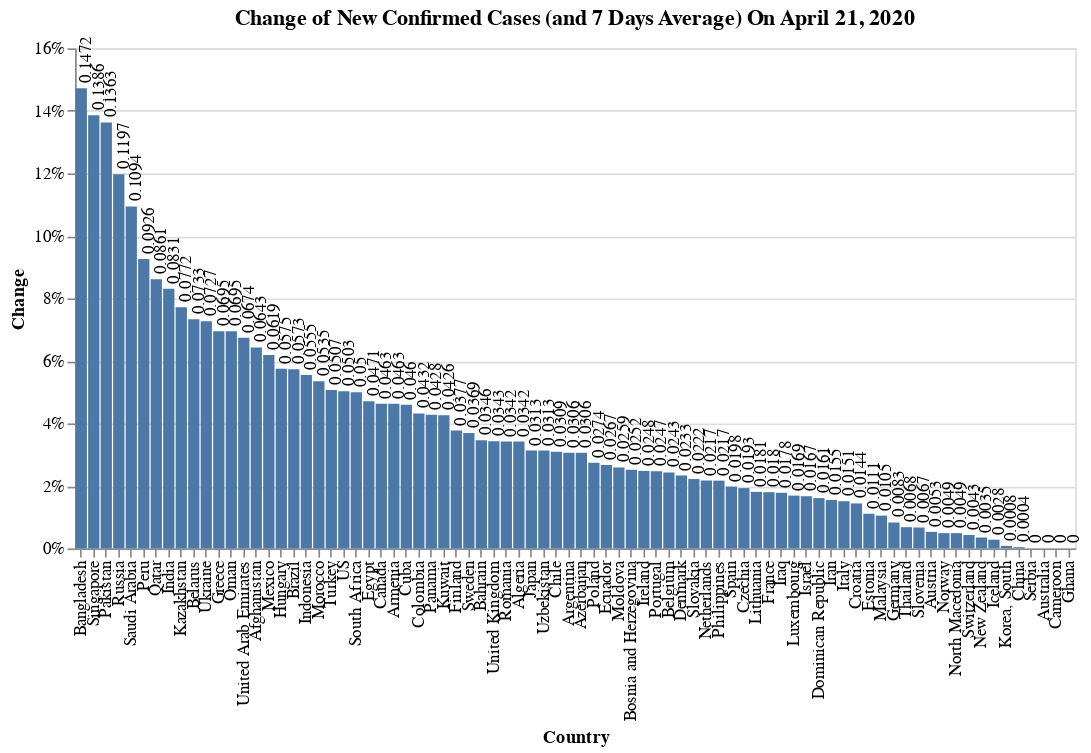

Notebook code cell kept with this figure:
### Code cell
#hide_input
_data = df_summary_confirmed[df_summary_confirmed['Total'] > 1000].reset_index()

_new_bar = alt.Chart().mark_bar().encode(
    alt.X('Country:N', sort='-y'),
    alt.Y('Change:Q', axis=alt.Axis(format='%')),
    tooltip = list(df_summary_confirmed)
)

_mean_bar = alt.Chart().mark_tick(color='red').encode(
    alt.X('Country:N'),# axis=alt.Axis(labels=False, ticks=False)),
    alt.Y('Change_Mean_7D:Q',axis=alt.Axis(format='%')),
    tooltip = list(df_summary_confirmed)
)

_new_text = _new_bar.mark_text(
    size=10,
    angle=270,
    align='left',
    baseline='middle', 
    dy=3,
    dx=3  # Nudges text to right so it doesn't appear on top of the bar
).encode(
    text='Change:Q'
)

alt.layer(_new_bar + _new_text, data=_data).properties(
  title = f'Change of New Confirmed Cases (and 7 Days Average) On {s_date_latest}',
  width= 600
)#.resolve_scale(x='independent')

#alt.layer(_mean_bar, data=_data)

### Figure 1 — Vega-Lite specification as saved in the notebook (floating-point values rounded to 4 significant figures)
{"config": {"view": {"continuousWidth": 400, "continuousHeight": 300}}, "layer": [{"layer": [{"mark": "bar", "encoding": {"tooltip": [{"type": "quantitative", "field": "Total"}, {"type": "quantitative", "field": "New"}, {"type": "quantitative", "field": "New_Mean_7D"}, {"type": "quantitative", "field": "Change"}, {"type": "quantitative", "field": "Change_Mean_7D"}, {"type": "quantitative", "field": "Trending"}, {"type": "quantitative", "field": "Weight"}], "x": {"type": "nominal", "field": "Country", "sort": "-y"}, "y": {"type": "quantitative", "axis": {"format": "%"}, "field": "Change"}}}, {"mark": {"type": "text", "align": "left", "angle": 270, "baseline": "middle", "dx": 3, "dy": 3, "size": 10}, "encoding": {"text": {"type": "quantitative", "field": "Change"}, "tooltip": [{"type": "quantitative", "field": "Total"}, {"type": "quantitative", "field": "New"}, {"type": "quantitative", "field": "New_Mean_7D"}, {"type": "quantitative", "field": "Change"}, {"type": "quantitative", "field": "Change_Mean_7D"}, {"type": "quantitative", "field": "Trending"}, {"type": "quantitative", "field": "Weight"}], "x": {"type": "nominal", "field": "Country", "sort": "-y"}, "y": {"type": "quantitative", "axis": {"format": "%"}, "field": "Change"}}}]}], "data": {"name": "data-51890493ff992044b55e005a24216103"}, "title": "Change of New Confirmed Cases (and 7 Days Average) On April 21, 2020", "width": 600, "$schema": "https://vega.github.io/schema/vega-lite/v4.8.1.json", "datasets": {"data-51890493ff992044b55e005a24216103": [{"Country": "US", "Total": 823786, "New": 39460.0, "New_Mean_7D": 30870.0, "Change": 0.0503, "Change_Mean_7D": 0.0444, "Trending": 0.0059, "Weight": 0.4444}, {"Country": "Russia", "Total": 52763, "New": 5642.0, "New_Mean_7D": 4523.0, "Change": 0.1197, "Change_Mean_7D": 0.1401, "Trending": -0.0203, "Weight": 0.0635}, {"Country": "Turkey", "Total": 95591, "New": 4611.0, "New_Mean_7D": 4354.0, "Change": 0.0507, "Change_Mean_7D": 0.0564, "Trending": -0.0057, "Weight": 0.0519}, {"Country": "United Kingdom", "Total": 130172, "New": 4316.0, "New_Mean_7D": 5047.0, "Change": 0.0343, "Change_Mean_7D": 0.0463, "Trending": -0.012, "Weight": 0.0486}, {"Country": "Spain", "Total": 204178, "New": 3968.0, "New_Mean_7D": 4520.0, "Change": 0.0198, "Change_Mean_7D": 0.0244, "Trending": -0.0046, "Weight": 0.0447}, {"Country": "France", "Total": 159297, "New": 2817.0, "New_Mean_7D": 3991.0, "Change": 0.018, "Change_Mean_7D": 0.0283, "Trending": -0.0103, "Weight": 0.0317}, {"Country": "Italy", "Total": 183957, "New": 2729.0, "New_Mean_7D": 3067.0, "Change": 0.0151, "Change_Mean_7D": 0.0179, "Trending": -0.0028, "Weight": 0.0307}, {"Country": "Brazil", "Total": 43079, "New": 2336.0, "New_Mean_7D": 2545.0, "Change": 0.0573, "Change_Mean_7D": 0.0795, "Trending": -0.0222, "Weight": 0.0263}, {"Country": "Canada", "Total": 39401, "New": 1744.0, "New_Mean_7D": 1767.0, "Change": 0.0463, "Change_Mean_7D": 0.0554, "Trending": -0.0091, "Weight": 0.0196}, {"Country": "India", "Total": 20080, "New": 1541.0, "New_Mean_7D": 1228.0, "Change": 0.0831, "Change_Mean_7D": 0.0832, "Trending": -0.0001, "Weight": 0.0174}, {"Country": "Peru", "Total": 17837, "New": 1512.0, "New_Mean_7D": 1076.0, "Change": 0.0926, "Change_Mean_7D": 0.0817, "Trending": 0.0109, "Weight": 0.017}, {"Country": "Iran", "Total": 84802, "New": 1297.0, "New_Mean_7D": 1418.0, "Change": 0.0155, "Change_Mean_7D": 0.0179, "Trending": -0.0024, "Weight": 0.0146}, {"Country": "Germany", "Total": 148291, "New": 1226.0, "New_Mean_7D": 2419.0, "Change": 0.0083, "Change_Mean_7D": 0.0175, "Trending": -0.0092, "Weight": 0.0138}, {"Country": "Saudi Arabia", "Total": 11631, "New": 1147.0, "New_Mean_7D": 895.0, "Change": 0.1094, "Change_Mean_7D": 0.117, "Trending": -0.0076, "Weight": 0.0129}, {"Country": "Pakistan", "Total": 9565, "New": 1147.0, "New_Mean_7D": 533.0, "Change": 0.1363, "Change_Mean_7D": 0.074, "Trending": 0.0623, "Weight": 0.0129}, {"Country": "Singapore", "Total": 9125, "New": 1111.0, "New_Mean_7D": 839.0, "Change": 0.1386, "Change_Mean_7D": 0.1594, "Trending": -0.0208, "Weight": 0.0125}, {"Country": "Belgium", "Total": 40956, "New": 973.0, "New_Mean_7D": 1405.0, "Change": 0.0243, "Change_Mean_7D": 0.0401, "Trending": -0.0158, "Weight": 0.011}, {"Country": "Netherlands", "Total": 34317, "New": 729.0, "New_Mean_7D": 962.0, "Change": 0.0217, "Change_Mean_7D": 0.0317, "Trending": -0.01, "Weight": 0.0082}, {"Country": "Sweden", "Total": 15322, "New": 545.0, "New_Mean_7D": 554.0, "Change": 0.0369, "Change_Mean_7D": 0.0426, "Trending": -0.0057, "Weight": 0.0061}, {"Country": "Qatar", "Total": 6533, "New": 518.0, "New_Mean_7D": 444.0, "Change": 0.0861, "Change_Mean_7D": 0.0967, "Trending": -0.0106, "Weight": 0.0058}, {"Country": "Portugal", "Total": 21379, "New": 516.0, "New_Mean_7D": 562.0, "Change": 0.0247, "Change_Mean_7D": 0.0295, "Trending": -0.0048, "Weight": 0.0058}, {"Country": "Mexico", "Total": 8772, "New": 511.0, "New_Mean_7D": 537.0, "Change": 0.0619, "Change_Mean_7D": 0.0833, "Trending": -0.0214, "Weight": 0.0058}, {"Country": "United Arab Emirates", "Total": 7755, "New": 490.0, "New_Mean_7D": 403.0, "Change": 0.0674, "Change_Mean_7D": 0.0671, "Trending": 0.0003, "Weight": 0.0055}, {"Country": "Belarus", "Total": 6723, "New": 459.0, "New_Mean_7D": 492.0, "Change": 0.0733, "Change_Mean_7D": 0.1121, "Trending": -0.0388, "Weight": 0.0052}, {"Country": "Bangladesh", "Total": 3382, "New": 434.0, "New_Mean_7D": 339.0, "Change": 0.1472, "Change_Mean_7D": 0.1889, "Trending": -0.0417, "Weight": 0.0049}, {"Country": "Ukraine", "Total": 6125, "New": 415.0, "New_Mean_7D": 393.0, "Change": 0.0727, "Change_Mean_7D": 0.0893, "Trending": -0.0166, "Weight": 0.0047}, {"Country": "Ireland", "Total": 16040, "New": 388.0, "New_Mean_7D": 652.0, "Change": 0.0248, "Change_Mean_7D": 0.0492, "Trending": -0.0244, "Weight": 0.0044}, {"Country": "Indonesia", "Total": 7135, "New": 375.0, "New_Mean_7D": 328.0, "Change": 0.0555, "Change_Mean_7D": 0.0571, "Trending": -0.0017, "Weight": 0.0042}, {"Country": "Japan", "Total": 11135, "New": 338.0, "New_Mean_7D": 499.0, "Change": 0.0313, "Change_Mean_7D": 0.0559, "Trending": -0.0246, "Weight": 0.0038}, {"Country": "Chile", "Total": 10832, "New": 325.0, "New_Mean_7D": 416.0, "Change": 0.0309, "Change_Mean_7D": 0.0459, "Trending": -0.0149, "Weight": 0.0037}, {"Country": "Romania", "Total": 9242, "New": 306.0, "New_Mean_7D": 338.0, "Change": 0.0342, "Change_Mean_7D": 0.0432, "Trending": -0.0089, "Weight": 0.0034}, {"Country": "Ecuador", "Total": 10398, "New": 270.0, "New_Mean_7D": 399.0, "Change": 0.0267, "Change_Mean_7D": 0.0459, "Trending": -0.0192, "Weight": 0.003}, {"Country": "Poland", "Total": 9856, "New": 263.0, "New_Mean_7D": 379.0, "Change": 0.0274, "Change_Mean_7D": 0.0459, "Trending": -0.0185, "Weight": 0.003}, {"Country": "Israel", "Total": 13942, "New": 229.0, "New_Mean_7D": 271.0, "Change": 0.0167, "Change_Mean_7D": 0.0211, "Trending": -0.0044, "Weight": 0.0026}, {"Country": "Panama", "Total": 4658, "New": 191.0, "New_Mean_7D": 169.0, "Change": 0.0428, "Change_Mean_7D": 0.043, "Trending": -0.0002, "Weight": 0.0022}, {"Country": "Denmark", "Total": 7891, "New": 180.0, "New_Mean_7D": 169.0, "Change": 0.0233, "Change_Mean_7D": 0.0235, "Trending": -0.0002, "Weight": 0.002}, {"Country": "Colombia", "Total": 4149, "New": 172.0, "New_Mean_7D": 167.0, "Change": 0.0432, "Change_Mean_7D": 0.0488, "Trending": -0.0056, "Weight": 0.0019}, {"Country": "South Africa", "Total": 3465, "New": 165.0, "New_Mean_7D": 150.0, "Change": 0.05, "Change_Mean_7D": 0.0531, "Trending": -0.0031, "Weight": 0.0019}, {"Country": "Morocco", "Total": 3209, "New": 163.0, "New_Mean_7D": 189.0, "Change": 0.0535, "Change_Mean_7D": 0.0791, "Trending": -0.0256, "Weight": 0.0018}, {"Country": "Egypt", "Total": 3490, "New": 157.0, "New_Mean_7D": 163.0, "Change": 0.0471, "Change_Mean_7D": 0.0582, "Trending": -0.0111, "Weight": 0.0018}, {"Country": "Greece", "Total": 2401, "New": 156.0, "New_Mean_7D": 33.0, "Change": 0.0695, "Change_Mean_7D": 0.0148, "Trending": 0.0547, "Weight": 0.0018}, {"Country": "Finland", "Total": 4014, "New": 146.0, "New_Mean_7D": 122.0, "Change": 0.0377, "Change_Mean_7D": 0.0348, "Trending": 0.003, "Weight": 0.0016}, {"Country": "Kazakhstan", "Total": 1995, "New": 143.0, "New_Mean_7D": 109.0, "Change": 0.0772, "Change_Mean_7D": 0.0716, "Trending": 0.0056, "Weight": 0.0016}, {"Country": "Philippines", "Total": 6599, "New": 140.0, "New_Mean_7D": 197.0, "Change": 0.0217, "Change_Mean_7D": 0.034, "Trending": -0.0123, "Weight": 0.0016}, {"Country": "Czechia", "Total": 7033, "New": 133.0, "New_Mean_7D": 132.0, "Change": 0.0193, "Change_Mean_7D": 0.0203, "Trending": -0.001, "Weight": 0.0015}, {"Country": "Switzerland", "Total": 28063, "New": 119.0, "New_Mean_7D": 304.0, "Change": 0.0043, "Change_Mean_7D": 0.0113, "Trending": -0.0071, "Weight": 0.0013}, {"Country": "Hungary", "Total": 2098, "New": 114.0, "New_Mean_7D": 84.0, "Change": 0.0575, "Change_Mean_7D": 0.048, "Trending": 0.0095, "Weight": 0.0013}, {"Country": "Oman", "Total": 1508, "New": 98.0, "New_Mean_7D": 99.0, "Change": 0.0695, "Change_Mean_7D": 0.0926, "Trending": -0.0231, "Weight": 0.0011}, {"Country": "Algeria", "Total": 2811, "New": 93.0, "New_Mean_7D": 106.0, "Change": 0.0342, "Change_Mean_7D": 0.0447, "Trending": -0.0105, "Weight": 0.001}, {"Country": "Argentina", "Total": 3031, "New": 90.0, "New_Mean_7D": 108.0, "Change": 0.0306, "Change_Mean_7D": 0.0418, "Trending": -0.0112, "Weight": 0.001}, {"Country": "Kuwait", "Total": 2080, "New": 85.0, "New_Mean_7D": 104.0, "Change": 0.0426, "Change_Mean_7D": 0.0634, "Trending": -0.0208, "Weight": 0.001}, {"Country": "Dominican Republic", "Total": 5044, "New": 80.0, "New_Mean_7D": 251.0, "Change": 0.0161, "Change_Mean_7D": 0.0635, "Trending": -0.0474, "Weight": 0.0009}, {"Country": "Austria", "Total": 14873, "New": 78.0, "New_Mean_7D": 92.0, "Change": 0.0053, "Change_Mean_7D": 0.0064, "Trending": -0.0011, "Weight": 0.0009}, {"Country": "Moldova", "Total": 2614, "New": 66.0, "New_Mean_7D": 97.0, "Change": 0.0259, "Change_Mean_7D": 0.044, "Trending": -0.0181, "Weight": 0.0007}, {"Country": "Bahrain", "Total": 1973, "New": 66.0, "New_Mean_7D": 64.0, "Change": 0.0346, "Change_Mean_7D": 0.0375, "Trending": -0.0029, "Weight": 0.0007}, {"Country": "Afghanistan", "Total": 1092, "New": 66.0, "New_Mean_7D": 54.0, "Change": 0.0643, "Change_Mean_7D": 0.0628, "Trending": 0.0015, "Weight": 0.0007}, {"Country": "Armenia", "Total": 1401, "New": 62.0, "New_Mean_7D": 48.0, "Change": 0.0463, "Change_Mean_7D": 0.0397, "Trending": 0.0066, "Weight": 0.0007}, {"Country": "Luxembourg", "Total": 3618, "New": 60.0, "New_Mean_7D": 44.0, "Change": 0.0169, "Change_Mean_7D": 0.0129, "Trending": 0.0039, "Weight": 0.0007}, {"Country": "Malaysia", "Total": 5482, "New": 57.0, "New_Mean_7D": 71.0, "Change": 0.0105, "Change_Mean_7D": 0.0136, "Trending": -0.0031, "Weight": 0.0006}, {"Country": "Uzbekistan", "Total": 1678, "New": 51.0, "New_Mean_7D": 73.0, "Change": 0.0313, "Change_Mean_7D": 0.0539, "Trending": -0.0225, "Weight": 0.0006}, {"Country": "Cuba", "Total": 1137, "New": 50.0, "New_Mean_7D": 53.0, "Change": 0.046, "Change_Mean_7D": 0.0581, "Trending": -0.0121, "Weight": 0.0006}, {"Country": "Azerbaijan", "Total": 1480, "New": 44.0, "New_Mean_7D": 40.0, "Change": 0.0306, "Change_Mean_7D": 0.0308, "Trending": -0.0002, "Weight": 0.0005}, {"Country": "China", "Total": 83853, "New": 36.0, "New_Mean_7D": 78.0, "Change": 0.0004, "Change_Mean_7D": 0.0009, "Trending": -0.0005, "Weight": 0.0004}, {"Country": "Norway", "Total": 7191, "New": 35.0, "New_Mean_7D": 81.0, "Change": 0.0049, "Change_Mean_7D": 0.0118, "Trending": -0.007, "Weight": 0.0004}, {"Country": "Bosnia and Herzegovina", "Total": 1342, "New": 33.0, "New_Mean_7D": 37.0, "Change": 0.0252, "Change_Mean_7D": 0.0312, "Trending": -0.006, "Weight": 0.0004}, {"Country": "Iraq", "Total": 1602, "New": 28.0, "New_Mean_7D": 29.0, "Change": 0.0178, "Change_Mean_7D": 0.0195, "Trending": -0.0017, "Weight": 0.0003}, {"Country": "Croatia", "Total": 1908, "New": 27.0, "New_Mean_7D": 29.0, "Change": 0.0144, "Change_Mean_7D": 0.0163, "Trending": -0.002, "Weight": 0.0003}, {"Country": "Slovakia", "Total": 1199, "New": 26.0, "New_Mean_7D": 52.0, "Change": 0.0222, "Change_Mean_7D": 0.0537, "Trending": -0.0316, "Weight": 0.0003}, {"Country": "Lithuania", "Total": 1350, "New": 24.0, "New_Mean_7D": 40.0, "Change": 0.0181, "Change_Mean_7D": 0.034, "Trending": -0.0159, "Weight": 0.0003}, {"Country": "Thailand", "Total": 2811, "New": 19.0, "New_Mean_7D": 28.0, "Change": 0.0068, "Change_Mean_7D": 0.0105, "Trending": -0.0037, "Weight": 0.0002}, {"Country": "Estonia", "Total": 1552, "New": 17.0, "New_Mean_7D": 26.0, "Change": 0.0111, "Change_Mean_7D": 0.0177, "Trending": -0.0066, "Weight": 0.0002}, {"Country": "Korea, South", "Total": 10683, "New": 9.0, "New_Mean_7D": 17.0, "Change": 0.0008, "Change_Mean_7D": 0.0016, "Trending": -0.0008, "Weight": 0.0001}, {"Country": "Slovenia", "Total": 1344, "New": 9.0, "New_Mean_7D": 18.0, "Change": 0.0067, "Change_Mean_7D": 0.014, "Trending": -0.0072, "Weight": 0.0001}, {"Country": "North Macedonia", "Total": 1231, "New": 6.0, "New_Mean_7D": 46.0, "Change": 0.0049, "Change_Mean_7D": 0.045, "Trending": -0.0401, "Weight": 0.0001}, {"Country": "Iceland", "Total": 1778, "New": 5.0, "New_Mean_7D": 8.0, "Change": 0.0028, "Change_Mean_7D": 0.0048, "Trending": -0.0019, "Weight": 0.0001}, {"Country": "New Zealand", "Total": 1445, "New": 5.0, "New_Mean_7D": 11.0, "Change": 0.0035, "Change_Mean_7D": 0.0081, "Trending": -0.0046, "Weight": 0.0001}, {"Country": "Serbia", "Total": 6630, "New": 0.0, "New_Mean_7D": 309.0, "Change": 0.0, "Change_Mean_7D": 0.0585, "Trending": -0.0585, "Weight": 0.0}, {"Country": "Australia", "Total": 6547, "New": 0.0, "New_Mean_7D": 19.0, "Change": 0.0, "Change_Mean_7D": 0.0029, "Trending": -0.0029, "Weight": 0.0}, {"Country": "Cameroon", "Total": 1163, "New": 0.0, "New_Mean_7D": 45.0, "Change": 0.0, "Change_Mean_7D": 0.0485, "Trending": -0.0485, "Weight": 0.0}, {"Country": "Ghana", "Total": 1042, "New": 0.0, "New_Mean_7D": 58.0, "Change": 0.0, "Change_Mean_7D": 0.0798, "Trending": -0.0798, "Weight": 0.0}]}}
